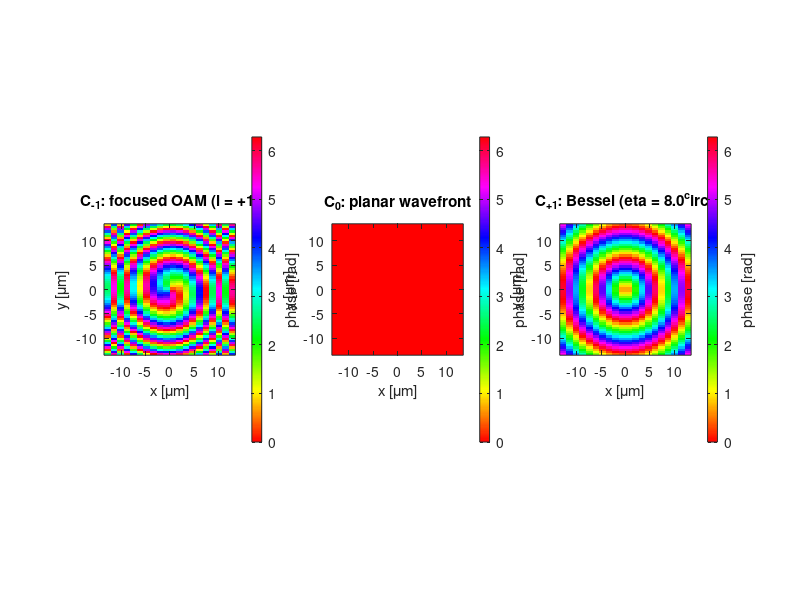

Source code (MATLAB): (Note: this script raises an error after producing the figure.)
%% generate_target_phases_905nm.m
% 905 nm 正入射三通道超表面验证：生成供 FDTD library 匹配的目标相位。
%
% 最终实验计划：
%   N = -1 : focused OAM beam, l = +1
%   N =  0 : planar (Gaussian input keeps its original wavefront)
%   N = +1 : zero-order Bessel beam
%
% 重要：本文件的 phiC_* 是要与单 supercell FDTD library 中 C_N 的
% 相位比较的“结构部分目标相位”。固定周期 Sx 产生的衍射级次方向
% 已包含在 Fourier/Floquet 级次 N 中，不能再作为逐个 supercell 的
% 相位目标叠加到 phiC_* 内。
%
% 输出：
%   target_phases_905nm.mat    所有相位、坐标和参数
%   target_phase_maps_905nm.png 相位图（运行时生成）
%
% 需要按实际设计/实验修改的三个参数：
%   beta_deg : Bessel 锥角（默认 8 deg）
%   f_um     : focused-OAM 焦距（默认 30 um）
%   l        : OAM 拓扑荷（默认 +1）

clear; clc;

%% 1. 实验与器件参数（SI 单位）
lambda0 = 905e-9;      % 工作波长 [m]
Sx      = 1350e-9;     % x 向 supercell 周期 [m]
Sy      = 450e-9;      % y 向 supercell 周期 [m]
Nx      = 20;          % x 向 supercell 数，器件宽度 Lx = 27 um
Ny      = 60;          % y 向 supercell 数，器件宽度 Ly = 27 um

beta_deg = 8;          % +1 级 Bessel 锥角 [deg]
f_um     = 30;         % -1 级 focused OAM 焦距 [um]
l        = +1;         % -1 级 OAM 拓扑荷

assert(lambda0 > 0 && Sx > 0 && Sy > 0, 'lambda0, Sx, Sy 必须为正值。');
assert(Nx >= 1 && Ny >= 1 && mod(Nx,1) == 0 && mod(Ny,1) == 0, ...
    'Nx 和 Ny 必须为正整数。');
assert(abs(lambda0/Sx) <= 1, ...
    'Sx 太小：+/-1 级在空气侧不能传播。');

%% 2. 以每个 supercell 中心为采样点建立器件平面坐标
Lx = Nx * Sx;
Ly = Ny * Sy;
x = ((0:Nx-1) + 0.5) * Sx - Lx/2;
y = ((0:Ny-1) + 0.5) * Sy - Ly/2;
[X, Y] = meshgrid(x, y);       % 相位矩阵尺寸为 Ny x Nx
R     = hypot(X, Y);
Theta = atan2(Y, X);

k0   = 2*pi/lambda0;
beta = deg2rad(beta_deg);
f    = f_um * 1e-6;
kr   = k0 * sin(beta);

%% 3. 三个级次的结构部分目标相位 phiC_N（供 FDTD library 匹配）
% N = 0：不额外施加空间相位；准直 Gaussian 入射时保持 Gaussian 波前。
phiC_0 = zeros(Ny, Nx);

% N = +1：轴锥相位。正负号取决于所采用的时间因子约定；这里采用
% exp(-i*omega*t) 下常用的 +kr*R 写法。若传播验证显示为发散锥，
% 将下一行改为 -kr*R 即可。
phiC_p1 = kr * R;

% N = -1：会聚球面相位 + 螺旋相位。采用与上式相同的相位约定。
phi_focus = k0 * (sqrt(R.^2 + f.^2) - f);
phi_oam   = l * Theta;
phiC_m1  = phi_focus + phi_oam;

% 所有相位限制为 [0, 2*pi)，以便同 FDTD library 的相位作环形比较。
phiC_0  = mod(phiC_0,  2*pi);
phiC_p1 = mod(phiC_p1, 2*pi);
phiC_m1 = mod(phiC_m1, 2*pi);

%% 4. 级次方向与“含空间载波”的连续相位表达式（仅用于核查/展示）
% 对固定 Sx，Floquet 级次中心方向为 sin(theta_N)=N*lambda0/Sx。
theta_m1_deg = asind(-lambda0/Sx);
theta_0_deg  = 0;
theta_p1_deg = asind(+lambda0/Sx);

% 这些 phiT_N 是连续平面中的理论总相位表达式。实际进行 library 匹配时
% 请使用上面的 phiC_m1、phiC_0、phiC_p1，而非 phiT_N。
phiT_m1 = mod(-2*pi*X/Sx + phi_focus + phi_oam, 2*pi);
phiT_0  = phiC_0;
phiT_p1 = mod(+2*pi*X/Sx + kr*R, 2*pi);

%% 5. 保存 MAT 文件，供后续结构匹配与角谱传播脚本直接调用
params = struct( ...
    'lambda0_m', lambda0, 'Sx_m', Sx, 'Sy_m', Sy, ...
    'Nx', Nx, 'Ny', Ny, 'Lx_m', Lx, 'Ly_m', Ly, ...
    'beta_deg', beta_deg, 'f_um', f_um, 'topological_charge_l', l, ...
    'theta_m1_deg', theta_m1_deg, 'theta_0_deg', theta_0_deg, ...
    'theta_p1_deg', theta_p1_deg, 'kr_per_m', kr);

save('target_phases_905nm.mat', ...
    'X', 'Y', 'R', 'Theta', ...
    'phiC_m1', 'phiC_0', 'phiC_p1', ...
    'phiT_m1', 'phiT_0', 'phiT_p1', 'params');

%% 6. 绘图并保存，单位为 rad；行=y，列=x
figure('Color', 'w', 'Position', [100 100 1300 420]);
phase_maps = {phiC_m1, phiC_0, phiC_p1};
titles = { ...
    sprintf('C_{-1}: focused OAM (l = %+d)', l), ...
    'C_0: planar wavefront', ...
    sprintf('C_{+1}: Bessel (\beta = %.1f^\circ)', beta_deg)};

for n = 1:3
    subplot(1, 3, n);
    imagesc(x*1e6, y*1e6, phase_maps{n});
    axis image xy;
    xlabel('x [\mum]'); ylabel('y [\mum]');
    title(titles{n});
    colormap(gca, hsv(256));
    caxis([0 2*pi]);
    cb = colorbar;
    ylabel(cb, 'phase [rad]');
end
sgtitle(sprintf(['Target phases for 905 nm, S_x = %.0f nm, ', ...
    '\theta_{\pm1} = \pm%.2f^\circ'], Sx*1e9, theta_p1_deg));
exportgraphics(gcf, 'target_phase_maps_905nm.png', 'Resolution', 300);

%% 7. 命令行摘要
fprintf('Target phase files created successfully.\\n');
fprintf('MAT file : target_phases_905nm.mat\\n');
fprintf('Figure   : target_phase_maps_905nm.png\\n');
fprintf('Diffraction angles (air): -1 = %.2f deg, 0 = %.2f deg, +1 = %.2f deg\\n', ...
    theta_m1_deg, theta_0_deg, theta_p1_deg);
fprintf('Device size: %.2f um x %.2f um (%d x %d supercells).\\n', ...
    Lx*1e6, Ly*1e6, Nx, Ny);
